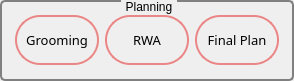
            <widget class="QGroupBox" name="groupBox">
             <property name="enabled">
              <bool>true</bool>
             </property>
             <property name="minimumSize">
              <size>
               <width>294</width>
               <height>81</height>
              </size>
             </property>
             <property name="maximumSize">
              <size>
               <width>294</width>
               <height>81</height>
              </size>
             </property>
             <property name="styleSheet">
              <string notr="true">QGroupBox {
    
    border: 2px solid gray;
    border-radius: 5px;
    margin-top: 1ex; /* leave space at the top for the title */
}

QGroupBox::title {
    subcontrol-origin: margin; 
    font: 63 8pt &quot;Bahnschrift SemiBold&quot;;
    subcontrol-position: top center; /* position at the top center */
    padding: 0 3px;
    background-color: qlineargradient(x1: 0, y1: 0, x2: 0, y2: 1,
                                      stop: 0 #C0C0C0, stop: 1 #FFFFFF);
}</string>
             </property>
             <property name="title">
              <string>Planning</string>
             </property>
             <layout class="QGridLayout" name="gridLayout_3">
              <item row="0" column="0">
               <layout class="QHBoxLayout" name="horizontalLayout_2">
                <item>
                 <widget class="QPushButton" name="Grooming_pushbutton">
                  <property name="minimumSize">
                   <size>
                    <width>84</width>
                    <height>0</height>
                   </size>
                  </property>
                  <property name="maximumSize">
                   <size>
                    <width>81</width>
                    <height>50</height>
                   </size>
                  </property>
                  <property name="font">
                   <font>
                    <family>Bahnschrift Condensed</family>
                    <pointsize>10</pointsize>
                    <weight>9</weight>
                    <italic>false</italic>
                    <bold>false</bold>
                   </font>
                  </property>
                  <property name="styleSheet">
                   <string notr="true">QPushButton {
	
	
	font: 75 10pt &quot;Bahnschrift Condensed&quot;;
	
    border: 2px solid #8f8f91; min-width: 80px;
	border-color: #EB8686; 
    border-radius: 25px;
}

QPushButton:pressed,hover {
    background-color: #EB8686; 
}
QPushButton:hover {
    background-color: #EB8686; 
}
QPushButton:flat {
    border: none; /* no border for a flat push button */
}

QPushButton:default {
    border-color: navy; /* make the default button prominent */
}</string>
                  </property>
                  <property name="text">
                   <string>Grooming</string>
                  </property>
                  <property name="checkable">
                   <bool>false</bool>
                  </property>
                 </widget>
                </item>
                <item>
                 <widget class="QPushButton" name="RWA_pushbutton">
                  <property name="minimumSize">
                   <size>
                    <width>84</width>
                    <height>0</height>
                   </size>
                  </property>
                  <property name="maximumSize">
                   <size>
                    <width>81</width>
                    <height>50</height>
                   </size>
                  </property>
                  <property name="font">
                   <font>
                    <family>Bahnschrift Condensed</family>
                    <pointsize>10</pointsize>
                    <weight>9</weight>
                    <italic>false</italic>
                    <bold>false</bold>
                   </font>
                  </property>
                  <property name="styleSheet">
                   <string notr="true">QPushButton {
	
	
	font: 75 10pt &quot;Bahnschrift Condensed&quot;;
	
    border: 2px solid #8f8f91; min-width: 80px;
	border-color: #EB8686; 
    border-radius: 25px;
}

QPushButton:pressed,hover {
    background-color: #EB8686; 
}
QPushButton:hover {
    background-color: #EB8686; 
}
QPushButton:flat {
    border: none; /* no border for a flat push button */
}

QPushButton:default {
    border-color: navy; /* make the default button prominent */
}</string>
                  </property>
                  <property name="text">
                   <string>RWA</string>
                  </property>
                 </widget>
                </item>
                <item>
                 <widget class="QPushButton" name="FinalPlan_pushbutton">
                  <property name="enabled">
                   <bool>true</bool>
                  </property>
                  <property name="maximumSize">
                   <size>
                    <width>81</width>
                    <height>50</height>
                   </size>
                  </property>
                  <property name="palette">
                   <palette>
                    <active>
                     <colorrole role="Button">
                      <brush brushstyle="LinearGradientPattern">
                       <gradient startx="0.000000000000000" starty="0.000000000000000" endx="0.000000000000000" endy="1.000000000000000" type="LinearGradient" spread="PadSpread" coordinatemode="ObjectBoundingMode">
                        <gradientstop position="0.000000000000000">
                         <color alpha="255">
                          <red>246</red>
                          <green>247</green>
                          <blue>250</blue>
                         </color>
                        </gradientstop>
                        <gradientstop position="1.000000000000000">
                         <color alpha="255">
                          <red>218</red>
                          <green>219</green>
                          <blue>222</blue>
                         </color>
                        </gradientstop>
                       </gradient>
                      </brush>
                     </colorrole>
                     <colorrole role="Base">
                      <brush brushstyle="LinearGradientPattern">
                       <gradient startx="0.000000000000000" starty="0.000000000000000" endx="0.000000000000000" endy="1.000000000000000" type="LinearGradient" spread="PadSpread" coordinatemode="ObjectBoundingMode">
                        <gradientstop position="0.000000000000000">
                         <color alpha="255">
                          <red>246</red>
                          <green>247</green>
                          <blue>250</blue>
                         </color>
                        </gradientstop>
                        <gradientstop position="1.000000000000000">
                         <color alpha="255">
                          <red>218</red>
                          <green>219</green>
                          <blue>222</blue>
                         </color>
                        </gradientstop>
                       </gradient>
                      </brush>
                     </colorrole>
                     <colorrole role="Window">
                      <brush brushstyle="LinearGradientPattern">
                       <gradient startx="0.000000000000000" starty="0.000000000000000" endx="0.000000000000000" endy="1.000000000000000" type="LinearGradient" spread="PadSpread" coordinatemode="ObjectBoundingMode">
                        <gradientstop position="0.000000000000000">
                         <color alpha="255">
                          <red>246</red>
                          <green>247</green>
                          <blue>250</blue>
                         </color>
                        </gradientstop>
                        <gradientstop position="1.000000000000000">
                         <color alpha="255">
                          <red>218</red>
                          <green>219</green>
                          <blue>222</blue>
                         </color>
                        </gradientstop>
                       </gradient>
                      </brush>
                     </colorrole>
                    </active>
                    <inactive>
                     <colorrole role="Button">
                      <brush brushstyle="LinearGradientPattern">
                       <gradient startx="0.000000000000000" starty="0.000000000000000" endx="0.000000000000000" endy="1.000000000000000" type="LinearGradient" spread="PadSpread" coordinatemode="ObjectBoundingMode">
                        <gradientstop position="0.000000000000000">
                         <color alpha="255">
                          <red>246</red>
                          <green>247</green>
                          <blue>250</blue>
                         </color>
                        </gradientstop>
                        <gradientstop position="1.000000000000000">
                         <color alpha="255">
                          <red>218</red>
                          <green>219</green>
                          <blue>222</blue>
                         </color>
                        </gradientstop>
                       </gradient>
                      </brush>
                     </colorrole>
                     <colorrole role="Base">
                      <brush brushstyle="LinearGradientPattern">
                       <gradient startx="0.000000000000000" starty="0.000000000000000" endx="0.000000000000000" endy="1.000000000000000" type="LinearGradient" spread="PadSpread" coordinatemode="ObjectBoundingMode">
                        <gradientstop position="0.000000000000000">
                         <color alpha="255">
                          <red>246</red>
                          <green>247</green>
                          <blue>250</blue>
                         </color>
                        </gradientstop>
                        <gradientstop position="1.000000000000000">
                         <color alpha="255">
                          <red>218</red>
                          <green>219</green>
                          <blue>222</blue>
                         </color>
                        </gradientstop>
                       </gradient>
                      </brush>
                     </colorrole>
                     <colorrole role="Window">
                      <brush brushstyle="LinearGradientPattern">
                       <gradient startx="0.000000000000000" starty="0.000000000000000" endx="0.000000000000000" endy="1.000000000000000" type="LinearGradient" spread="PadSpread" coordinatemode="ObjectBoundingMode">
                        <gradientstop position="0.000000000000000">
                         <color alpha="255">
                          <red>246</red>
                          <green>247</green>
                          <blue>250</blue>
                         </color>
                        </gradientstop>
                        <gradientstop position="1.000000000000000">
                         <color alpha="255">
                          <red>218</red>
                          <green>219</green>
                          <blue>222</blue>
                         </color>
                        </gradientstop>
                       </gradient>
                      </brush>
                     </colorrole>
                    </inactive>
                    <disabled>
                     <colorrole role="Button">
                      <brush brushstyle="LinearGradientPattern">
                       <gradient startx="0.000000000000000" starty="0.000000000000000" endx="0.000000000000000" endy="1.000000000000000" type="LinearGradient" spread="PadSpread" coordinatemode="ObjectBoundingMode">
                        <gradientstop position="0.000000000000000">
                         <color alpha="255">
                          <red>246</red>
                          <green>247</green>
                          <blue>250</blue>
                         </color>
                        </gradientstop>
                        <gradientstop position="1.000000000000000">
                         <color alpha="255">
                          <red>218</red>
                          <green>219</green>
                          <blue>222</blue>
                         </color>
                        </gradientstop>
                       </gradient>
                      </brush>
                     </colorrole>
                     <colorrole role="Base">
                      <brush brushstyle="LinearGradientPattern">
                       <gradient startx="0.000000000000000" starty="0.000000000000000" endx="0.000000000000000" endy="1.000000000000000" type="LinearGradient" spread="PadSpread" coordinatemode="ObjectBoundingMode">
                        <gradientstop position="0.000000000000000">
                         <color alpha="255">
                          <red>246</red>
                          <green>247</green>
                          <blue>250</blue>
                         </color>
                        </gradientstop>
                        <gradientstop position="1.000000000000000">
                         <color alpha="255">
                          <red>218</red>
                          <green>219</green>
                          <blue>222</blue>
                         </color>
                        </gradientstop>
                       </gradient>
                      </brush>
                     </colorrole>
                     <colorrole role="Window">
                      <brush brushstyle="LinearGradientPattern">
                       <gradient startx="0.000000000000000" starty="0.000000000000000" endx="0.000000000000000" endy="1.000000000000000" type="LinearGradient" spread="PadSpread" coordinatemode="ObjectBoundingMode">
                        <gradientstop position="0.000000000000000">
                         <color alpha="255">
                          <red>246</red>
                          <green>247</green>
                          <blue>250</blue>
                         </color>
                        </gradientstop>
                        <gradientstop position="1.000000000000000">
                         <color alpha="255">
                          <red>218</red>
                          <green>219</green>
                          <blue>222</blue>
                         </color>
                        </gradientstop>
                       </gradient>
                      </brush>
                     </colorrole>
                    </disabled>
                   </palette>
                  </property>
                  <property name="font">
                   <font>
                    <family>Bahnschrift Condensed</family>
                    <pointsize>10</pointsize>
                    <weight>9</weight>
                    <italic>false</italic>
                    <bold>false</bold>
                   </font>
                  </property>
                  <property name="cursor">
                   <cursorShape>ArrowCursor</cursorShape>
                  </property>
                  <property name="mouseTracking">
                   <bool>false</bool>
                  </property>
                  <property name="tabletTracking">
                   <bool>false</bool>
                  </property>
                  <property name="contextMenuPolicy">
                   <enum>Qt::PreventContextMenu</enum>
                  </property>
                  <property name="layoutDirection">
                   <enum>Qt::LeftToRight</enum>
                  </property>
                  <property name="autoFillBackground">
                   <bool>false</bool>
                  </property>
                  <property name="styleSheet">
                   <string notr="true">QPushButton {
	
	
	font: 75 10pt &quot;Bahnschrift Condensed&quot;;
	
    border: 2px solid #8f8f91; min-width: 80px;
	border-color: #EB8686; 
    border-radius: 25px;
}

QPushButton:pressed,hover {
    background-color: #EB8686; 
}
QPushButton:hover {
    background-color: #EB8686; 
}
QPushButton:flat {
    border: none; /* no border for a flat push button */
}

QPushButton:default {
    border-color: navy; /* make the default button prominent */
}</string>
                  </property>
                  <property name="text">
                   <string>Final Plan</string>
                  </property>
                  <property name="iconSize">
                   <size>
                    <width>20</width>
                    <height>20</height>
                   </size>
                  </property>
                  <property name="autoRepeatDelay">
                   <number>295</number>
                  </property>
                 </widget>
                </item>
               </layout>
              </item>
             </layout>
            </widget>
